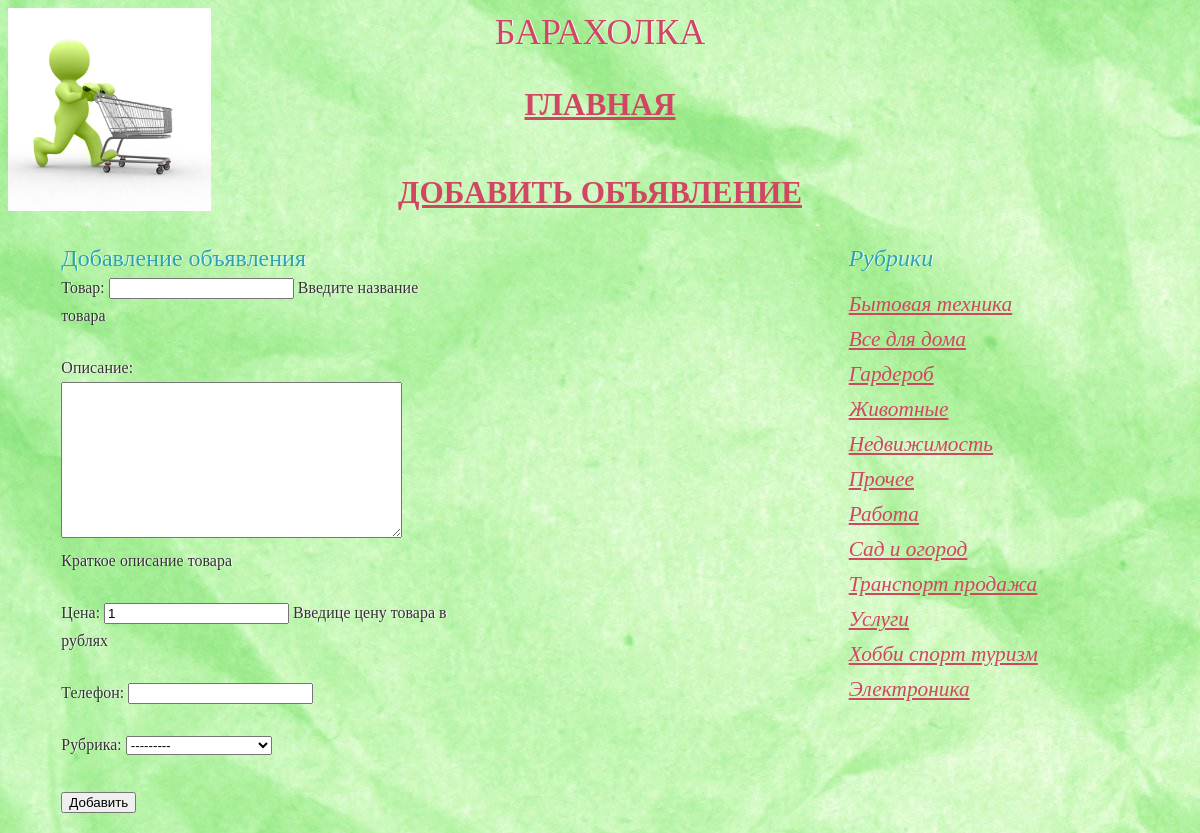
The page /bboard/add/ on the database its author committed.
### bboard/models.py (models this page shows)
class Rubric(models.Model):
    name = models.CharField(max_length=20, db_index=True, verbose_name='Название')
    def __str__(self):
        return self.name
    class Meta:
        verbose_name_plural = 'Рубрики'
        verbose_name = 'Рубрика'
        ordering = ['name']

### bboard/views.py (the view)
# urls.py: path('add/', BbCreateView.as_view(), name='add'),
class BbCreateView(CreateView):
    template_name = 'bboard/create.html'
    form_class = BbForm
    success_url = reverse_lazy('index')
    def get_context_data(self, **kwargs):
        context = super().get_context_data(**kwargs)
        context['rubrics'] = Rubric.objects.all()
        return context

### bboard/forms.py
class BbForm(ModelForm):
    class Meta:
        model = Bb
        fields = ('title','content', 'price','phone', 'rubric')

### bboard/templates/bboard/create.html (shortened to what this page needs)
{% extends "layout/basic.html" %}
{% block content %}
<h2>Добавление объявления
<form method="post">
    {{form.as_p}}
    <input type="submit" value="Добавить">
</form></h2>
{% endblock %}}

### bboard/templates/layout/basic.html (shortened to what this page needs)
{% load static %}
<!DOCTYPE html>
<html>
<head>
    <link rel="stylesheet" type="text/css"
          href="{% static 'bboard/style.css' %}" }>
</head>
<body>
<header>
    <h1>Барахолка</h1>
    <h3><a href="{% url 'index' %}">Главная</a>
        <p><br></p>
        <a href="{% url 'add' %}">Добавить объявление</a></h3>
</header>
<nav>
    <h2>Рубрики</h2>
    {% for rubric in rubrics %}
    <a href="{% url 'by_rubric' rubric.pk %}">{{ rubric.name}}</a>
    {% endfor %}
</nav>
<section>
    {% block content %}
    {% endblock %}
</section>
</body>
</html>

### bboard/static/bboard/style.css (style rules this page uses)
header { font-size: 20pt; text-transform: uppercase; text-align: center; background: url("image_leibl.jpg") left / auto 100% no-repeat; }
body { background-image: url("fon4.jpg"); }
nav { font-size: 16pt; width: 290px; float: right; font-family: 'Times New Roman', Times, serif; font-style: italic; margin-right: 40pt; }
nav a { display: block; margin: 10px 0px; font-family: 'Times New Roman', Times, serif; font-style: italic; }
section { float: left; margin-left: 40pt; width: 390px; }
h1 { color: #d04764; font-family: ‘Lobster’, cursive; font-size: 36px; font-weight: normal; line-height: 48px; margin: 0 0 18px; text-shadow: 1px 0 0 #fff; }
h2 { color: #2CA4B0; font-family: ‘Oleo Script’, cursive; font-size: 24px; font-weight: normal; line-height: 32px; margin: 0 0 18px; text-shadow: 1px 0 0 #fff; }
p { color: #333; font-family: ‘Original Surfer’, cursive; font-size: 16px; line-height: 28px; margin: 0 0 24px; }
a { color: #d04764; font-family: ‘Original Surfer’, cursive; }

### rows shown on the page
Rubric: name "Бытовая техника"
Rubric: name "Все для дома"
Rubric: name "Гардероб"
Rubric: name "Животные"
Rubric: name "Недвижимость"
Rubric: name "Прочее"
Rubric: name "Работа"
Rubric: name "Сад и огород"
Rubric: name "Транспорт продажа"
Rubric: name "Услуги"
Rubric: name "Хобби спорт туризм"
Rubric: name "Электроника"
